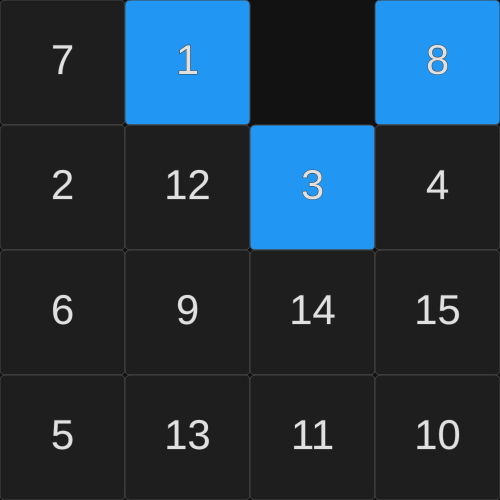
Frame 1 (no input)
Frame 60 (no input): identical to frame 1, image omitted
Frame 120 (the mouse pressed at the canvas centre since frame 60): identical to frame 1, image omitted

The p5.js sketch that drew this single still picture (run headless with seeded random() and noise() and a simulated clock; from frame 60 on, the mouse is pressed at the canvas centre):

// p5.js sketch
// ── sketch.js
// Variables for puzzle
let board = [];
let size = 4;
let tileSize;
let emptyTile = { row: size - 1, col: size - 1 }; // Bottom right is initially empty
let solved = false;
let canMove = true;

// Dark mode color scheme
const colors = {
  background: "#121212",
  tile: "#1e1e1e",
  tileStroke: "#444444",
  text: "#e0e0e0",
  solvedText: "#4CAF50",
};

function setup() {
  // Create a canvas that fits a nice sized puzzle
  let canvasSize = min(windowWidth * 0.8, windowHeight * 0.8, 500);
  createCanvas(canvasSize, canvasSize);
  tileSize = canvasSize / size;

  // Initialize the board
  initializeBoard();
  shuffleBoard(100); // 100 random moves to shuffle
}

function draw() {
  background(colors.background);
  drawBoard();

  // Display win message if solved
  if (solved) {
    textAlign(CENTER, CENTER);
    textSize(30);
    fill(colors.solvedText);
    text("SOLVED!", width / 2, height / 2);
  }
}

function initializeBoard() {
  board = [];
  let count = 1;
  // Create a solved board (1-15, with bottom right empty)
  for (let i = 0; i < size; i++) {
    let row = [];
    for (let j = 0; j < size; j++) {
      if (i === size - 1 && j === size - 1) {
        row.push(0); // Empty tile is represented as 0
      } else {
        row.push(count++);
      }
    }
    board.push(row);
  }
  // Reset empty tile position
  emptyTile = { row: size - 1, col: size - 1 };
  solved = false;
}

function shuffleBoard(moves) {
  // Temporarily disable checking for solved state during shuffle
  canMove = false;

  for (let i = 0; i < moves; i++) {
    let possibleMoves = getPossibleMoves();
    if (possibleMoves.length > 0) {
      let randomMove = random(possibleMoves);
      // Move a random tile adjacent to the empty space
      swapWithEmpty(randomMove.row, randomMove.col);
    }
  }

  // Re-enable move checking
  canMove = true;
}

function getPossibleMoves() {
  let moves = [];
  // Check adjacent tiles (up, down, left, right)
  const directions = [
    { row: -1, col: 0 }, // Up
    { row: 1, col: 0 }, // Down
    { row: 0, col: -1 }, // Left
    { row: 0, col: 1 }, // Right
  ];

  for (let dir of directions) {
    const newRow = emptyTile.row + dir.row;
    const newCol = emptyTile.col + dir.col;

    // If within bounds
    if (newRow >= 0 && newRow < size && newCol >= 0 && newCol < size) {
      moves.push({ row: newRow, col: newCol });
    }
  }

  return moves;
}

function drawBoard() {
  // Get possible moves for visual indication
  let possibleMoves = getPossibleMoves();

  for (let i = 0; i < size; i++) {
    for (let j = 0; j < size; j++) {
      const value = board[i][j];

      // Don't draw the empty tile
      if (value === 0) continue;

      // Check if this tile is a possible move
      let isPossibleMove = possibleMoves.some((move) => move.row === i && move.col === j);

      // Draw the tile with different color if it's a possible move
      if (isPossibleMove) {
        fill("#2196F3"); // Blue for possible moves
      } else {
        fill(colors.tile);
      }

      stroke(colors.tileStroke);
      rect(j * tileSize, i * tileSize, tileSize, tileSize, 5);

      // Draw the number
      fill(colors.text);
      textAlign(CENTER, CENTER);
      textSize(tileSize / 3);
      text(value, j * tileSize + tileSize / 2, i * tileSize + tileSize / 2);
    }
  }
}

function mousePressed() {
  if (!canMove || solved) return;

  // Calculate which tile was clicked
  const clickedRow = floor(mouseY / tileSize);
  const clickedCol = floor(mouseX / tileSize);

  // First, ensure empty tile position is correct
  findAndUpdateEmptyTile();
  let possibleMoves = getPossibleMoves();

  // Check if the clicked tile is adjacent to the empty tile
  if (isAdjacent(clickedRow, clickedCol)) {
    swapWithEmpty(clickedRow, clickedCol);
    checkIfSolved();
  }
}

function findAndUpdateEmptyTile() {
  for (let i = 0; i < size; i++) {
    for (let j = 0; j < size; j++) {
      if (board[i][j] === 0) {
        emptyTile = { row: i, col: j };
        return;
      }
    }
  }
}

// REMOVE THE DUPLICATE - Keep only this one
function swapWithEmpty(row, col) {
  // Swap the clicked tile with the empty tile
  board[emptyTile.row][emptyTile.col] = board[row][col];
  board[row][col] = 0;

  // Update empty tile position
  emptyTile = { row, col };
}

function isAdjacent(row, col) {
  // Check if the coordinates are in bounds
  if (row < 0 || row >= size || col < 0 || col >= size) return false;

  // Check if adjacent to empty tile (horizontally or vertically)
  return (Math.abs(row - emptyTile.row) === 1 && col === emptyTile.col) || (Math.abs(col - emptyTile.col) === 1 && row === emptyTile.row);
}

function checkIfSolved() {
  let count = 1;

  for (let i = 0; i < size; i++) {
    for (let j = 0; j < size; j++) {
      // Skip the last cell which should be empty
      if (i === size - 1 && j === size - 1) {
        if (board[i][j] !== 0) return;
      } else {
        // Check if numbers are in sequence
        if (board[i][j] !== count++) return;
      }
    }
  }

  // If we get here, the puzzle is solved  solved = true;
}

// Add reset button when key is pressed
function keyPressed() {
  if (key === "r" || key === "R") {
    initializeBoard();
    shuffleBoard(100);
  }
}
